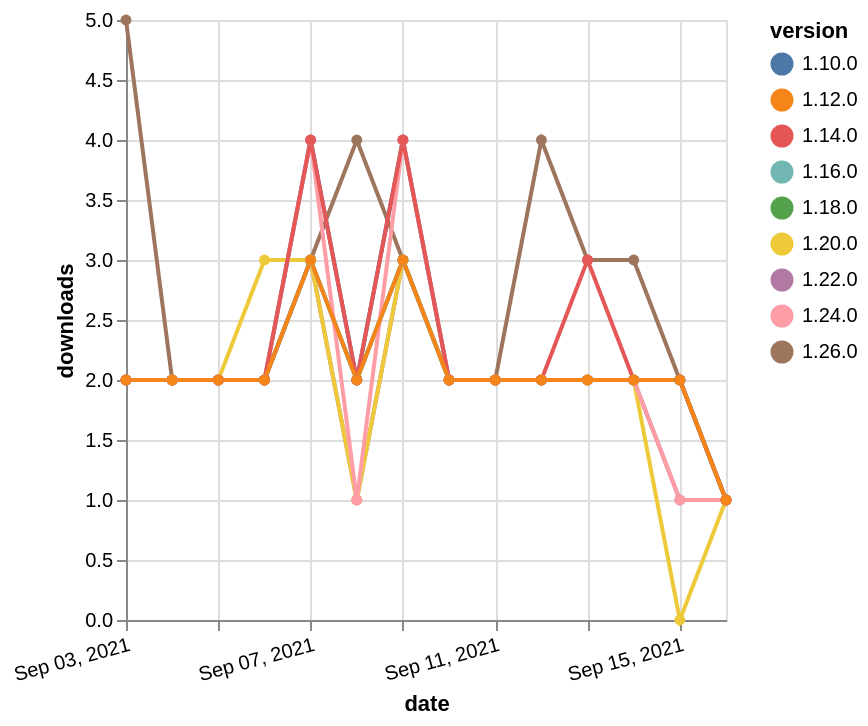

Express this chart as Vega-Lite.
### Vega-Lite specification from a JSON file in a GitHub repository (floating-point values rounded to 4 significant figures)
{"$schema": "https://vega.github.io/schema/vega-lite/v5.json", "description": "A simple bar chart with embedded data.", "data": {"values": [{"date": "2021-09-03", "total": 1698, "delta": 2, "version": "1.18.0"}, {"date": "2021-09-04", "total": 1700, "delta": 2, "version": "1.18.0"}, {"date": "2021-09-05", "total": 1702, "delta": 2, "version": "1.18.0"}, {"date": "2021-09-06", "total": 1704, "delta": 2, "version": "1.18.0"}, {"date": "2021-09-07", "total": 1707, "delta": 3, "version": "1.18.0"}, {"date": "2021-09-08", "total": 1709, "delta": 2, "version": "1.18.0"}, {"date": "2021-09-09", "total": 1712, "delta": 3, "version": "1.18.0"}, {"date": "2021-09-10", "total": 1714, "delta": 2, "version": "1.18.0"}, {"date": "2021-09-11", "total": 1716, "delta": 2, "version": "1.18.0"}, {"date": "2021-09-12", "total": 1718, "delta": 2, "version": "1.18.0"}, {"date": "2021-09-13", "total": 1720, "delta": 2, "version": "1.18.0"}, {"date": "2021-09-14", "total": 1722, "delta": 2, "version": "1.18.0"}, {"date": "2021-09-15", "total": 1724, "delta": 2, "version": "1.18.0"}, {"date": "2021-09-16", "total": 1725, "delta": 1, "version": "1.18.0"}, {"date": "2021-09-03", "total": 1015, "delta": 2, "version": "1.22.0"}, {"date": "2021-09-04", "total": 1017, "delta": 2, "version": "1.22.0"}, {"date": "2021-09-05", "total": 1019, "delta": 2, "version": "1.22.0"}, {"date": "2021-09-06", "total": 1021, "delta": 2, "version": "1.22.0"}, {"date": "2021-09-07", "total": 1024, "delta": 3, "version": "1.22.0"}, {"date": "2021-09-08", "total": 1025, "delta": 1, "version": "1.22.0"}, {"date": "2021-09-09", "total": 1028, "delta": 3, "version": "1.22.0"}, {"date": "2021-09-10", "total": 1030, "delta": 2, "version": "1.22.0"}, {"date": "2021-09-11", "total": 1032, "delta": 2, "version": "1.22.0"}, {"date": "2021-09-12", "total": 1034, "delta": 2, "version": "1.22.0"}, {"date": "2021-09-13", "total": 1036, "delta": 2, "version": "1.22.0"}, {"date": "2021-09-14", "total": 1038, "delta": 2, "version": "1.22.0"}, {"date": "2021-09-15", "total": 1039, "delta": 1, "version": "1.22.0"}, {"date": "2021-09-16", "total": 1040, "delta": 1, "version": "1.22.0"}, {"date": "2021-09-03", "total": 3186, "delta": 2, "version": "1.10.0"}, {"date": "2021-09-04", "total": 3188, "delta": 2, "version": "1.10.0"}, {"date": "2021-09-05", "total": 3190, "delta": 2, "version": "1.10.0"}, {"date": "2021-09-06", "total": 3192, "delta": 2, "version": "1.10.0"}, {"date": "2021-09-07", "total": 3196, "delta": 4, "version": "1.10.0"}, {"date": "2021-09-08", "total": 3198, "delta": 2, "version": "1.10.0"}, {"date": "2021-09-09", "total": 3202, "delta": 4, "version": "1.10.0"}, {"date": "2021-09-10", "total": 3204, "delta": 2, "version": "1.10.0"}, {"date": "2021-09-11", "total": 3206, "delta": 2, "version": "1.10.0"}, {"date": "2021-09-12", "total": 3208, "delta": 2, "version": "1.10.0"}, {"date": "2021-09-13", "total": 3210, "delta": 2, "version": "1.10.0"}, {"date": "2021-09-14", "total": 3212, "delta": 2, "version": "1.10.0"}, {"date": "2021-09-15", "total": 3214, "delta": 2, "version": "1.10.0"}, {"date": "2021-09-16", "total": 3215, "delta": 1, "version": "1.10.0"}, {"date": "2021-09-03", "total": 232, "delta": 5, "version": "1.26.0"}, {"date": "2021-09-04", "total": 234, "delta": 2, "version": "1.26.0"}, {"date": "2021-09-05", "total": 236, "delta": 2, "version": "1.26.0"}, {"date": "2021-09-06", "total": 238, "delta": 2, "version": "1.26.0"}, {"date": "2021-09-07", "total": 241, "delta": 3, "version": "1.26.0"}, {"date": "2021-09-08", "total": 245, "delta": 4, "version": "1.26.0"}, {"date": "2021-09-09", "total": 248, "delta": 3, "version": "1.26.0"}, {"date": "2021-09-10", "total": 250, "delta": 2, "version": "1.26.0"}, {"date": "2021-09-11", "total": 252, "delta": 2, "version": "1.26.0"}, {"date": "2021-09-12", "total": 256, "delta": 4, "version": "1.26.0"}, {"date": "2021-09-13", "total": 259, "delta": 3, "version": "1.26.0"}, {"date": "2021-09-14", "total": 262, "delta": 3, "version": "1.26.0"}, {"date": "2021-09-15", "total": 264, "delta": 2, "version": "1.26.0"}, {"date": "2021-09-16", "total": 265, "delta": 1, "version": "1.26.0"}, {"date": "2021-09-03", "total": 1497, "delta": 2, "version": "1.20.0"}, {"date": "2021-09-04", "total": 1499, "delta": 2, "version": "1.20.0"}, {"date": "2021-09-05", "total": 1501, "delta": 2, "version": "1.20.0"}, {"date": "2021-09-06", "total": 1504, "delta": 3, "version": "1.20.0"}, {"date": "2021-09-07", "total": 1507, "delta": 3, "version": "1.20.0"}, {"date": "2021-09-08", "total": 1508, "delta": 1, "version": "1.20.0"}, {"date": "2021-09-09", "total": 1511, "delta": 3, "version": "1.20.0"}, {"date": "2021-09-10", "total": 1513, "delta": 2, "version": "1.20.0"}, {"date": "2021-09-11", "total": 1515, "delta": 2, "version": "1.20.0"}, {"date": "2021-09-12", "total": 1517, "delta": 2, "version": "1.20.0"}, {"date": "2021-09-13", "total": 1519, "delta": 2, "version": "1.20.0"}, {"date": "2021-09-14", "total": 1521, "delta": 2, "version": "1.20.0"}, {"date": "2021-09-15", "total": 1521, "delta": 0, "version": "1.20.0"}, {"date": "2021-09-16", "total": 1522, "delta": 1, "version": "1.20.0"}, {"date": "2021-09-03", "total": 2117, "delta": 2, "version": "1.16.0"}, {"date": "2021-09-04", "total": 2119, "delta": 2, "version": "1.16.0"}, {"date": "2021-09-05", "total": 2121, "delta": 2, "version": "1.16.0"}, {"date": "2021-09-06", "total": 2123, "delta": 2, "version": "1.16.0"}, {"date": "2021-09-07", "total": 2126, "delta": 3, "version": "1.16.0"}, {"date": "2021-09-08", "total": 2128, "delta": 2, "version": "1.16.0"}, {"date": "2021-09-09", "total": 2131, "delta": 3, "version": "1.16.0"}, {"date": "2021-09-10", "total": 2133, "delta": 2, "version": "1.16.0"}, {"date": "2021-09-11", "total": 2135, "delta": 2, "version": "1.16.0"}, {"date": "2021-09-12", "total": 2137, "delta": 2, "version": "1.16.0"}, {"date": "2021-09-13", "total": 2139, "delta": 2, "version": "1.16.0"}, {"date": "2021-09-14", "total": 2141, "delta": 2, "version": "1.16.0"}, {"date": "2021-09-15", "total": 2143, "delta": 2, "version": "1.16.0"}, {"date": "2021-09-16", "total": 2144, "delta": 1, "version": "1.16.0"}, {"date": "2021-09-03", "total": 722, "delta": 2, "version": "1.24.0"}, {"date": "2021-09-04", "total": 724, "delta": 2, "version": "1.24.0"}, {"date": "2021-09-05", "total": 726, "delta": 2, "version": "1.24.0"}, {"date": "2021-09-06", "total": 728, "delta": 2, "version": "1.24.0"}, {"date": "2021-09-07", "total": 732, "delta": 4, "version": "1.24.0"}, {"date": "2021-09-08", "total": 733, "delta": 1, "version": "1.24.0"}, {"date": "2021-09-09", "total": 737, "delta": 4, "version": "1.24.0"}, {"date": "2021-09-10", "total": 739, "delta": 2, "version": "1.24.0"}, {"date": "2021-09-11", "total": 741, "delta": 2, "version": "1.24.0"}, {"date": "2021-09-12", "total": 743, "delta": 2, "version": "1.24.0"}, {"date": "2021-09-13", "total": 745, "delta": 2, "version": "1.24.0"}, {"date": "2021-09-14", "total": 747, "delta": 2, "version": "1.24.0"}, {"date": "2021-09-15", "total": 748, "delta": 1, "version": "1.24.0"}, {"date": "2021-09-16", "total": 749, "delta": 1, "version": "1.24.0"}, {"date": "2021-09-03", "total": 2554, "delta": 2, "version": "1.14.0"}, {"date": "2021-09-04", "total": 2556, "delta": 2, "version": "1.14.0"}, {"date": "2021-09-05", "total": 2558, "delta": 2, "version": "1.14.0"}, {"date": "2021-09-06", "total": 2560, "delta": 2, "version": "1.14.0"}, {"date": "2021-09-07", "total": 2564, "delta": 4, "version": "1.14.0"}, {"date": "2021-09-08", "total": 2566, "delta": 2, "version": "1.14.0"}, {"date": "2021-09-09", "total": 2570, "delta": 4, "version": "1.14.0"}, {"date": "2021-09-10", "total": 2572, "delta": 2, "version": "1.14.0"}, {"date": "2021-09-11", "total": 2574, "delta": 2, "version": "1.14.0"}, {"date": "2021-09-12", "total": 2576, "delta": 2, "version": "1.14.0"}, {"date": "2021-09-13", "total": 2579, "delta": 3, "version": "1.14.0"}, {"date": "2021-09-14", "total": 2581, "delta": 2, "version": "1.14.0"}, {"date": "2021-09-15", "total": 2583, "delta": 2, "version": "1.14.0"}, {"date": "2021-09-16", "total": 2584, "delta": 1, "version": "1.14.0"}, {"date": "2021-09-03", "total": 2651, "delta": 2, "version": "1.12.0"}, {"date": "2021-09-04", "total": 2653, "delta": 2, "version": "1.12.0"}, {"date": "2021-09-05", "total": 2655, "delta": 2, "version": "1.12.0"}, {"date": "2021-09-06", "total": 2657, "delta": 2, "version": "1.12.0"}, {"date": "2021-09-07", "total": 2660, "delta": 3, "version": "1.12.0"}, {"date": "2021-09-08", "total": 2662, "delta": 2, "version": "1.12.0"}, {"date": "2021-09-09", "total": 2665, "delta": 3, "version": "1.12.0"}, {"date": "2021-09-10", "total": 2667, "delta": 2, "version": "1.12.0"}, {"date": "2021-09-11", "total": 2669, "delta": 2, "version": "1.12.0"}, {"date": "2021-09-12", "total": 2671, "delta": 2, "version": "1.12.0"}, {"date": "2021-09-13", "total": 2673, "delta": 2, "version": "1.12.0"}, {"date": "2021-09-14", "total": 2675, "delta": 2, "version": "1.12.0"}, {"date": "2021-09-15", "total": 2677, "delta": 2, "version": "1.12.0"}, {"date": "2021-09-16", "total": 2678, "delta": 1, "version": "1.12.0"}]}, "width": "container", "mark": {"type": "line", "point": {"filled": true}}, "encoding": {"x": {"field": "date", "type": "temporal", "timeUnit": "yearmonthdate", "title": "date", "axis": {"labelAngle": -15}}, "y": {"field": "delta", "type": "quantitative", "title": "downloads"}, "color": {"field": "version", "type": "nominal"}, "tooltip": {"field": "delta"}}}
